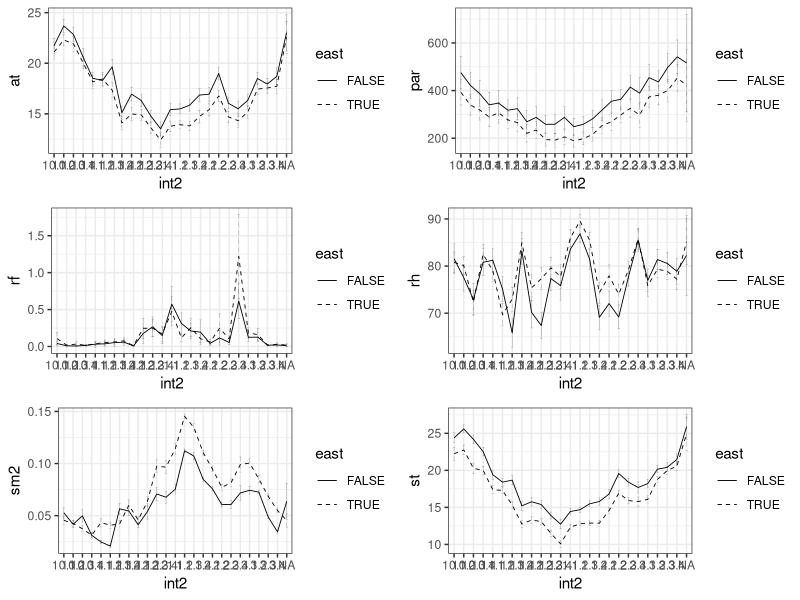

R code for this plot: (Note: this script raises an error after producing the figure.)
setwd("C:/Users/jaspkaur/Google Drive/data_analysis/chorizanthe/chori")

library(readxl)
library(vegan)
library(lubridate) # work with dates
library(dplyr)     # data manipulation (filter, summarize, mutate)
library(ggplot2)   # graphics
library(gridExtra) # tile several plots next to each other
#install.packages("tseries")
library(tseries)
#install.packages("forecast")
library(ggpubr)
library(tidyr)

data <- read_excel("data/PCA_env.xlsx",
                   sheet=1)

data$date <- as.POSIXct(data$date,format="%Y-%m-%d",
                        tz="America/Los_Angeles")

data$year = year(data$date)
data$month = month(data$date)
data$day = day(data$date)
data$east = data$Site=="EO12"|data$Site=="EO16"|data$Site=="NPS2"

#######divide monthy data into four weeks

data$day2 = ifelse(data$day <8, "1", "")
data$day2 = ifelse(data$day >7, "2", paste(data$day2))
data$day2 = ifelse(data$day >16, "3", paste(data$day2))
data$day2 = ifelse(data$day >24, "4", paste(data$day2))

#convert the data from wide format to long format
long_data = data %>% gather(Variable, Value, at:rf)
#

####make list of dfs by variable
datalist = split(long_data, long_data$Variable)

###apply functions to generate means, sd and and confidence intervals for all dfs in the list

func = function(x) { ###here x refers to the dataframes within a list
  groupx = group_by(x, east, month, day2)
  summax = summarise(groupx, avg = mean(Value, na.rm = TRUE),
                     sum = sum(Value, na.rm = TRUE),
                     sd = sd(Value, na.rm = TRUE),
                     n = n(),
                     se = sd/ sqrt(n),
                     lci = avg-1.96*se,
                     uci = avg+1.96*se)
}

x = lapply(datalist, func)
x = lapply(x, function(x) {mutate(x, int = paste0(month, ".", day2))})
datasummary = lapply(x, function(x) {mutate(x, int2 =  factor(int, 
                                                              levels = c("10.1", "10.2", "10.3", "10.4",
                                                                         "11.1", "11.2", "11.3", "11.4",
                                                                         "12.1", "12.2", "12.3", "12.4",
                                                                         "1.1", "1.2", "1.3", "1.4",
                                                                         "2.1", "2.2", "2.3", "2.4",
                                                                         "3.1", "3.2", "3.3", "3.4")))})
plotlist = list()# new empty list
for(i in 1:length(datasummary)) {
  df1 = as.data.frame(datasummary[[i]])
  plotdf1 <- ggplot(df1, aes(x = int2, y = avg)) + 
    geom_line(data = df1, aes(group = east, linetype = east), size = 0.3) + 
    scale_linetype_manual(values=c("solid", "dashed")) +
    geom_errorbar(data=df1, aes(ymin=lci, ymax=uci, linetype = east), group = 2,  width = 0.25, size = 0.1, alpha = 0.5) +
    theme(axis.text.x = element_text(face="plain", color="black", 
                                     size=9, angle=0, vjust = 0),
          axis.text.y = element_text(face="plain", color="black", 
                                     size=9, angle=0)) +
    theme_bw() +
    ylab(paste(names(datasummary[i])))
  plotlist[[i]] <- plotdf1  # add each plot into plot list
}

g = do.call(grid.arrange, plotlist)

ggsave(file="results/envion_panel.pdf", g, width = 8, height = 6, units = "in")

####make separate plot for total precipitation (instead of average)
rf = as.data.frame(datasummary$rf)
p6 = ggplot(rf, aes(x = int2, y = sum)) + 
  geom_line(data = rf, aes(group = east, linetype = east), size = 0.5) + 
  scale_linetype_manual(values=c("solid", "twodash")) +
  geom_errorbar(data= rf, aes(ymin=lci, ymax=uci, linetype = east), group = 2,  width = 0.25, size = 0.1, alpha = 0.5) +
  scale_linetype_manual(values=c("solid", "twodash")) +
  theme(axis.text.x = element_text(angle = 45, hjust = 0.9, size = 10, color = "black")) + theme_bw()
  
ggarrange(p1, p2, p3, p4, p5, p6,
          ncol = 2, nrow = 3, common.legend = TRUE, legend = "bottom")

###alternate ploting method that uses two dataframes

data.avg = group_by(data, Site, month, day2)
tally(data.avg)
pg_env_avg = data.frame(summarise_each(data.avg, funs(mean(., na.rm = TRUE))))   # calculate the annual mean of airt
pg_env_avg$int = paste0(pg_env_avg$month,".",pg_env_avg$day2)
pg_env_avg$int2 = factor(pg_env_avg$int, levels = c("10.1", "10.2", "10.3", "10.4",
                                                    "11.1", "11.2", "11.3", "11.4",
                                                    "12.1", "12.2", "12.3", "12.4",
                                                    "1.1", "1.2", "1.3", "1.4",
                                                    "2.1", "2.2", "2.3", "2.4",
                                                    "3.1", "3.2", "3.3", "3.4"))

p1 = ggplot(pg_env_avg, aes(x = int2, y = at)) + geom_point(aes(shape=Site), size = 1, color = "gray") + 
  scale_shape_manual(values=c(15, 16, 17, 3, 4)) +
  geom_line(aes(group = Site), color = "grey80") + 
  geom_line(data = pg_env_avg2, aes(group = east, linetype = east), size = 1) + scale_linetype_manual(values=c("solid", "twodash")) +
  theme(axis.text.x = element_text(angle = 45, hjust = 0.9, size = 10, color = "black")) + theme_bw()
